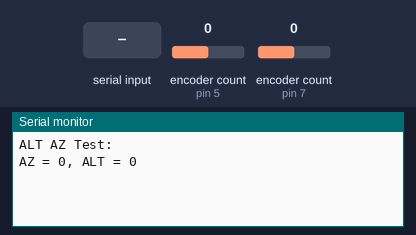
Simulated run of this sketch. Board: Arduino Uno, built with avr-gcc and run on an emulated ATmega328P. Parts: the last lines printed to the serial monitor. The test bench sets the inputs (shaded band); at power-on: encoder count (sensors on pin 5, pin 7) 0.

Above: at 1.2 s.
1.3 s: "1" received over Serial
At 2.5 s:
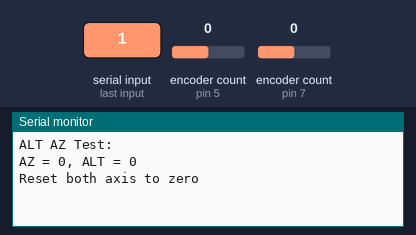
2.8 s: encoder count (sensor on pin 5) set to 1
At 3.8 s:
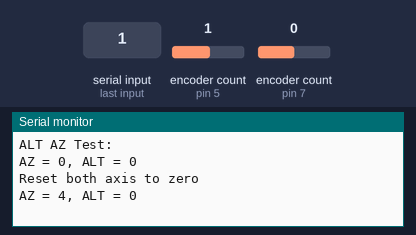
4.3 s: encoder count (sensor on pin 7) set to 1
At 5.0 s:
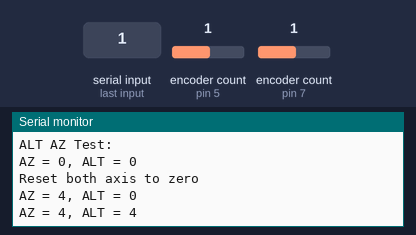
5.8 s: encoder count (sensor on pin 5) set to 2
At 7.0 s:
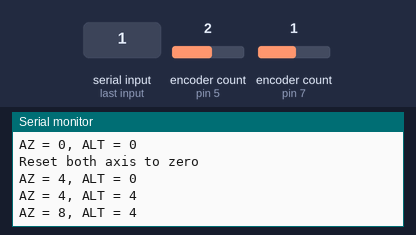
7.3 s: encoder count (sensor on pin 7) set to 2
At 8.4 s:
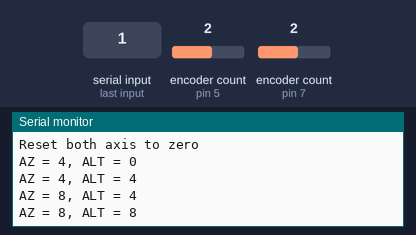
Timing chart, 0 to 9.8 s (numbered marks = the images above; inputs shaded):
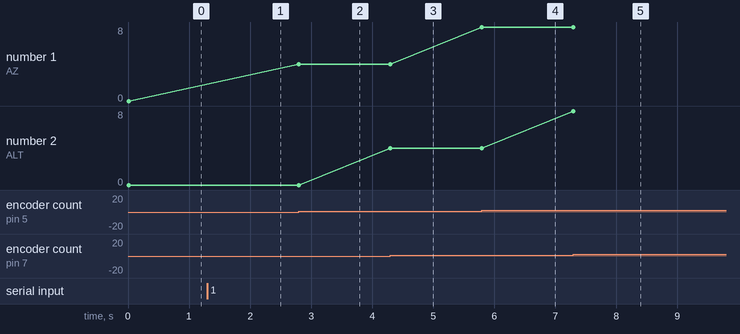

Measured:
- after the input at 1.3 s, the serial monitor: prints a new line at once (image 1)
- after the input at 2.8 s, the serial monitor: prints a new line at once (image 2)
- after the input at 4.3 s, the serial monitor: prints a new line at once (image 3)
- after the input at 5.8 s, the serial monitor: prints a new line at once (image 4)
- after the input at 7.3 s, the serial monitor: prints a new line at once (image 5)
- plotted number 1: 0 → 4 after the input at 2.8 s, 4 → 8 after the input at 5.8 s

The sketch:

ENKsetup.ino
```cpp
#include <Encoder.h>

Encoder AZ(5, 6); //AZimuth ecoder, best to chose pins with innterupts - see Encoder.h help
Encoder ALT(7, 8); //ALTitude above horizon encoder, best to chose pins with innterupts  - see Encoder.h help

void setup() {
  Serial.begin(9600);
  Serial.println("ALT AZ Test:");
}

long positionAZ  = -999;
long positionALT = -999;

void loop() {
  long newAZ, newALT;
  newAZ = AZ.read();
  newALT = ALT.read();
  if (newAZ != positionAZ || newALT != positionALT) {
    Serial.print("AZ = ");
    Serial.print(newAZ);
    Serial.print(", ALT = ");
    Serial.print(newALT);
    Serial.println();
    positionAZ = newAZ;
    positionALT = newALT;
  }

  if (Serial.available()) {
    Serial.read();
    Serial.println("Reset both axis to zero");
    AZ.write(0);
    ALT.write(0);
  }
}
```
